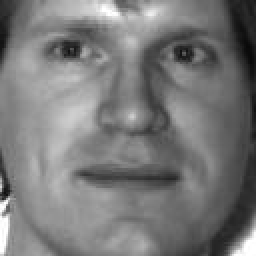
#> input picture datasets/yale/train/centerlight/subject01_centerlight.jpg, 128 x 128 px, given as the content of the folder ce2comics_v2.0.0_by_Sxela/face2comics_v2.0.0_by_Sxela/comics, which was not available (shown 2 times larger)
$ jupyter execute resize_v1.ipynb   (shell and % lines are left out)
#> lines starting #> are read from the running program, lines starting #| are printed output that depends on the picture; pictures that were not available may be replaced by others from this repository, and a replacement may not be noted
[cell 1]
# This notebook uses images from 'comics-faces-paired' dataset
# as the ones on which to apply transformations.

import os
import glob
import ntpath
from skimage import io, color
import cv2 as cv
import matplotlib.pyplot as plt

[cell 2]
def pad_image(image, target_shape):
    height, width = image.shape[:2]
    target_height, target_width = target_shape

    top_pad = (target_height - height) // 2
    bottom_pad = target_height - height - top_pad
    left_pad = (target_width - width) // 2
    right_pad = target_width - width - left_pad

    padded_image = cv.copyMakeBorder(image, top_pad, bottom_pad, left_pad, right_pad, cv.BORDER_CONSTANT, value=0)
    img = cv.resize(padded_image, dsize=(178, 218),
                    interpolation=cv.INTER_LINEAR)
    return img

[cell 3]
output_path = "/kaggle/working/comic-faces/train/"
os.makedirs(output_path + "comics/")
os.makedirs(output_path + "faces/")

[cell 4]
for img_path in glob.glob("/kaggle/input/comic-faces-paired-synthetic-v2/face2comics_v2.0.0_by_Sxela/face2comics_v2.0.0_by_Sxela/comics/*.jpg", recursive=True):
    if "samples" in img_path:
        print(img_path)
        continue
    img = io.imread(img_path)
#> img is the input picture: shape (128, 128); min 9, max 255, mean 120.9
    img = pad_image(img, (1308 + 218, 1068 + 178))
#> in pad_image, `padded_image = cv.copyMakeBorder(image, top_pad, bottom_pad, left_pad,..`:
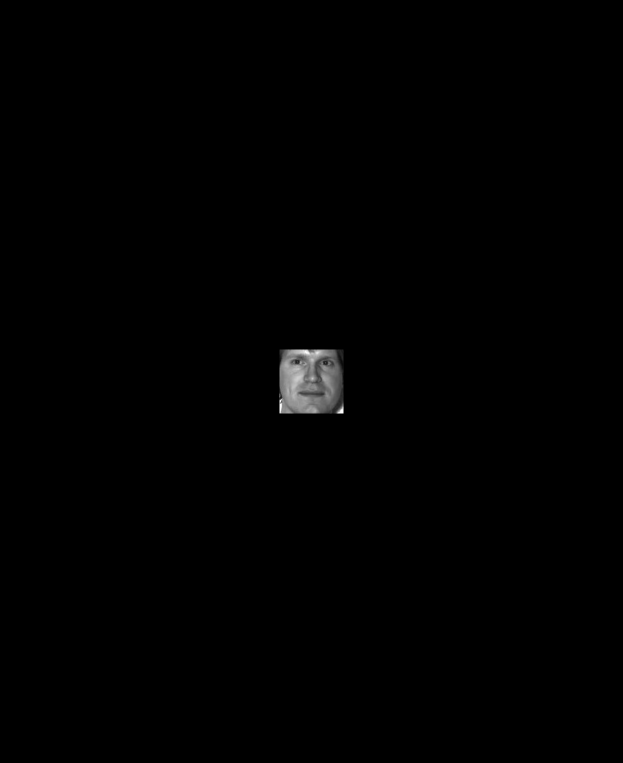
#> padded_image: shape (1526, 1246) (shown at 1/2 size); min 0, max 255, mean 1
#> in pad_image, `img = cv.resize(padded_image, dsize=(178, 218), interpolation=cv.INTER..`:
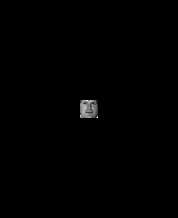
#> img: shape (218, 178); min 0, max 255, mean 1
    base_name = ntpath.basename(img_path)
    io.imsave("/kaggle/working/comic-faces/train/comics/" + base_name, img)

[cell 5]
for img_path in glob.glob("/kaggle/input/comic-faces-paired-synthetic-v2/face2comics_v2.0.0_by_Sxela/face2comics_v2.0.0_by_Sxela/faces/*.jpg", recursive=True):
    if "samples" in img_path:
        print(img_path)
        continue
    img = io.imread(img_path)
    img = pad_image(img, (1308 + 218, 1068 + 178))

$ run again, on datasets/yale/train/glasses/subject02_glasses.jpg
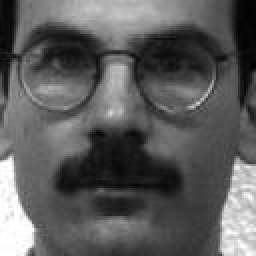
#> input picture datasets/yale/train/glasses/subject02_glasses.jpg, 128 x 128 px, given as the content of the folder ce2comics_v2.0.0_by_Sxela/face2comics_v2.0.0_by_Sxela/comics, which was not available (shown 2 times larger)
#> img is the input picture: shape (128, 128); min 1, max 255, mean 92
#> in pad_image, `padded_image = cv.copyMakeBorder(image, top_pad, bottom_pad, left_pad,..`:
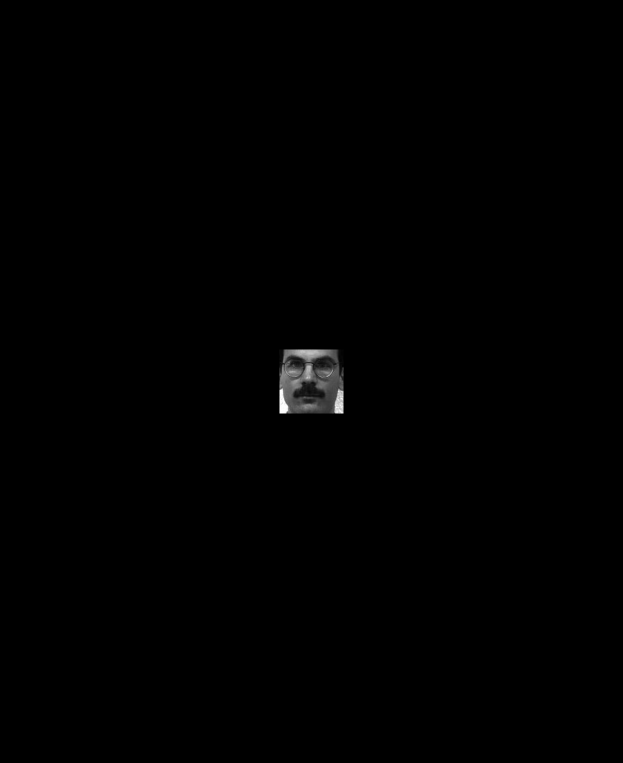
#> padded_image: shape (1526, 1246) (shown at 1/2 size); min 0, max 255, mean 0.8
#> in pad_image, `img = cv.resize(padded_image, dsize=(178, 218), interpolation=cv.INTER..`:
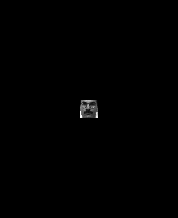
#> img: shape (218, 178); min 0, max 255, mean 0.8

$ run again, on datasets/yale/train/happy/subject01_happy.jpg
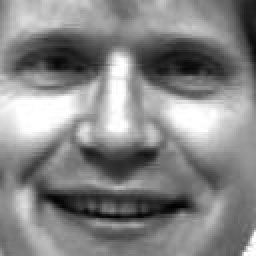
#> input picture datasets/yale/train/happy/subject01_happy.jpg, 128 x 128 px, given as the content of the folder ce2comics_v2.0.0_by_Sxela/face2comics_v2.0.0_by_Sxela/comics, which was not available (shown 2 times larger)
#> img is the input picture: shape (128, 128); min 0, max 255, mean 134.1
#> in pad_image, `padded_image = cv.copyMakeBorder(image, top_pad, bottom_pad, left_pad,..`:
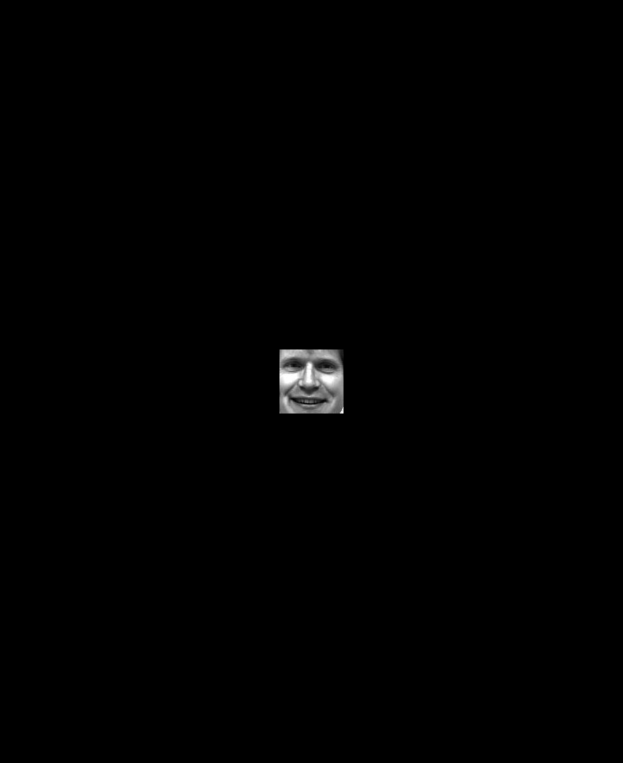
#> padded_image: shape (1526, 1246) (shown at 1/2 size); min 0, max 255, mean 1.2
#> in pad_image, `img = cv.resize(padded_image, dsize=(178, 218), interpolation=cv.INTER..`:
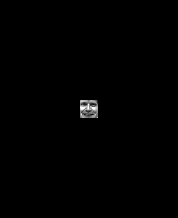
#> img: shape (218, 178); min 0, max 255, mean 1.1
